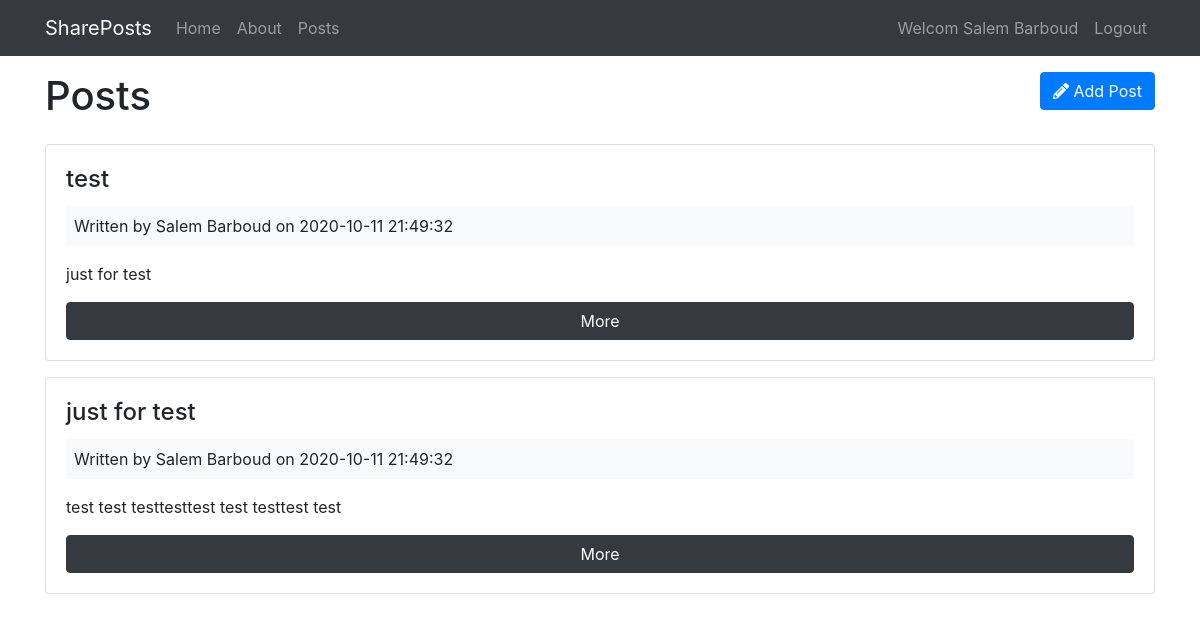
The page /posts (signed in) on the database as committed earlier.
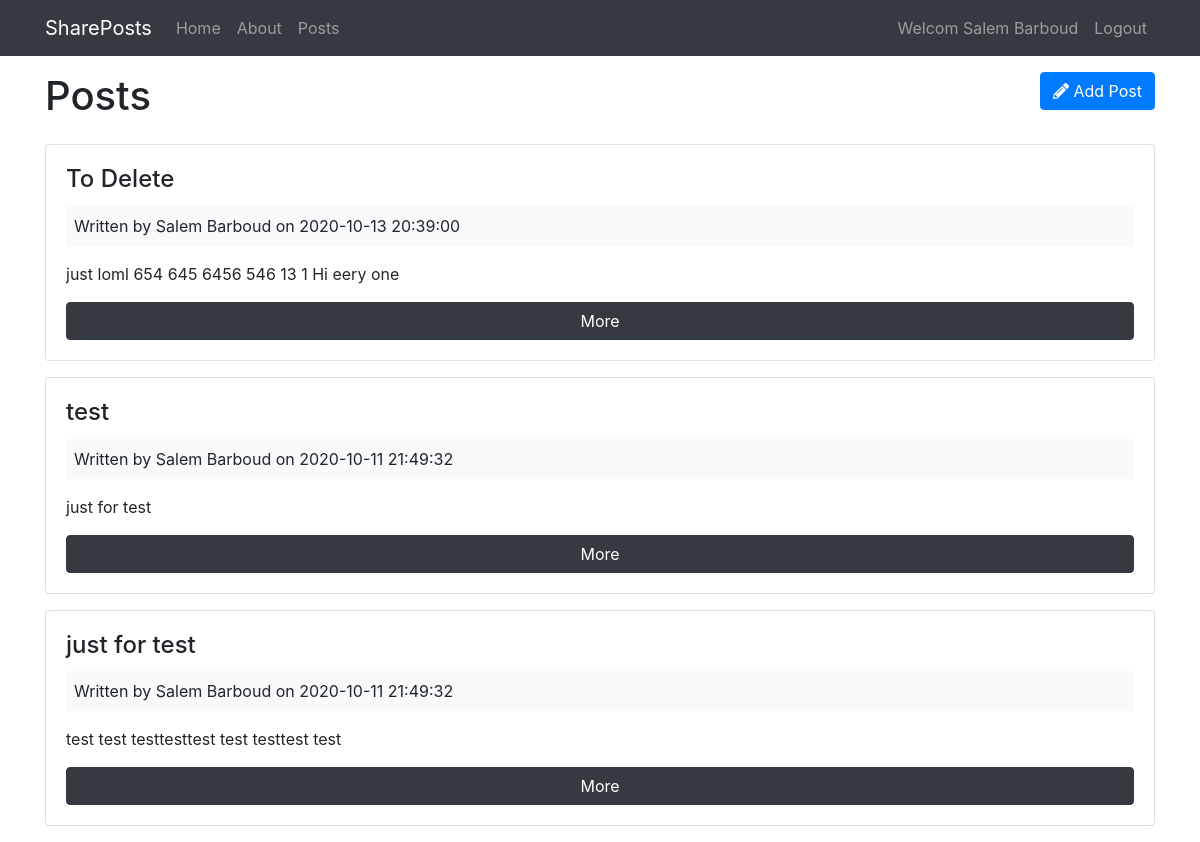
The same page on the database as committed later.
### tables this page shows
CREATE TABLE IF NOT EXISTS `posts` (
  `id` int(11) NOT NULL AUTO_INCREMENT,
  `user_id` int(11) NOT NULL,
  `title` varchar(255) NOT NULL,
  `body` text NOT NULL,
  `created_at` datetime NOT NULL DEFAULT current_timestamp(),
  PRIMARY KEY (`id`)
);

CREATE TABLE IF NOT EXISTS `users` (
  `id` int(11) NOT NULL AUTO_INCREMENT,
  `name` varchar(255) NOT NULL,
  `email` varchar(255) NOT NULL,
  `password` varchar(255) NOT NULL,
  `created_at` datetime NOT NULL DEFAULT current_timestamp(),
  PRIMARY KEY (`id`)
);

### app/controllers/Posts.php (called while the page is built, shortened)
<?php
class Posts extends Controller {
    public function __construct(){
        $this->postModel = $this->model('Post');
    }
    public function index(){
        $posts = $this->postModel->getPosts();
        $data = [
            'posts' => $posts
        ];
        $this->view('posts/index', $data);
    }
}

### app/libraries/Core.php (called while the page is built, shortened)
<?php
class Core{
    protected $currentMethod = 'index';
    public function __construct(){
        $url = $this->geturl();
        if (file_exists('../app/controllers/'.ucwords($url[0]).'.php')){
            unset($url[0]);
        }
        $this->currentController = new $this->currentController;
        $this->params = $url ? array_values($url) : [];
        call_user_func_array([$this->currentController, $this->currentMethod], $this->params);
    }
    public function geturl(){
        if (isset($_GET['url'])){
            $url = rtrim($_GET['url'],'/');
            $url = filter_var($url, FILTER_SANITIZE_URL);
            $url =explode('/',$url);
            return $url;
        }
    }
}

### public/index.php (called while the page is built, shortened)
<?php
$inst = new Core();

### app/libraries/Database.php (called while the page is built, shortened)
<?php
class Database {
    private $host = DB_HOST;
    private $user = DB_USER;
    private $pass = DB_PASS;
    private $dbname = DB_NAME;
    private $dbh;
    private $stmt;
    public function __construct(){
        $dsn = 'mysql:host='.$this->host.';dbname='.$this->dbname;
        $options = array(
            PDO::ATTR_PERSISTENT => true,
            PDO::ATTR_ERRMODE => PDO::ERRMODE_EXCEPTION,
            PDO::MYSQL_ATTR_INIT_COMMAND => 'SET NAMES utf8',
        );
        try{
            $this->dbh = new PDO($dsn, $this->user, $this->pass, $options);
        } catch(PDOException $e){
            $this->error = $e->getMessage();
            echo $this->error;
        }
    }
    public function query($sql){
        $this->stmt = $this->dbh->prepare($sql);
    }
    public function execute(){
        return $this->stmt->execute();
    }
    public function resultSet(){
        $this->execute();
        return $this->stmt->fetchAll(PDO::FETCH_OBJ);
    }
}

### app/models/Post.php (called while the page is built, shortened)
<?php
class Post {
    private $db;
    public function __construct(){
        $this->db = new Database;
    }
    public function getPosts(){
        $this->db->query('SELECT *,
                        posts.id as postId,
                        users.id as userId,
                        posts.created_at as postCreated,
                        users.created_at as userCreated
                        FROM posts
                        INNER JOIN users
                        ON posts.user_id = users.id
                        ORDER BY posts.created_at DESC
                        ');
        $results = $this->db->resultSet();
        return $results;
    }
}

### app/views/posts/index.php (the view, shortened to what this page needs)
<?php require APPROOT . '/views/inc/header.php'; ?>
    <div class="row mb-3">
        <div class="col-md-6">
            <h1>Posts</h1>
        </div>
        <div class="col-md-6">
            <a href="<?php echo URLROOT; ?>/posts/add" class="btn btn-primary float-right">
                <i class="fa fa-pencil-alt"></i> Add Post
            </a>
        </div>
    </div>
<?php foreach($data['posts'] as $post) : ?>
    <div class="card card-body mb-3">
        <h4 class="card-title"><?php echo $post->title; ?></h4>
        <div class="bg-light p-2 mb-3">
            Written by <?php echo $post->name; ?> on <?php echo $post->postCreated; ?>
        </div>
        <p class="card-text"><?php echo $post->body; ?></p>
        <a href="<?php echo URLROOT; ?>/posts/show/<?php echo $post->postId; ?>" class="btn btn-dark">More</a>
    </div>
<?php endforeach; ?>
<?php require APPROOT . '/views/inc/footer.php'; ?>

### app/libraries/Controller.php (shortened to what this page needs)
<?php
class Controller {
    public function view($view, $data = []){
        if (file_exists('../app/views/'.$view.'.php')){
            require_once '../app/views/'.$view.'.php';
        } else{
            die('View '.$view.' is not Existing');
        }
    }
}

### app/views/inc/header.php (shortened to what this page needs)
<!DOCTYPE html>
<html lang="en">
<head>
  <link rel="stylesheet" href="<?php echo URLROOT; ?>/css/bootstrap.min.css">
  <link rel="stylesheet" href="<?php echo URLROOT; ?>/css/all.min.css">
  <link rel="stylesheet" href="<?php echo URLROOT; ?>/css/style.css">
</head>
<body>
<?php require APPROOT . '/views/inc/navbar.php'; ?>
<dir class="container">

### app/views/inc/navbar.php (shortened to what this page needs)
<nav class="navbar navbar-expand-lg navbar-dark bg-dark mb-3">
    <div class="container">
        <a class="navbar-brand" href="<?php echo URLROOT; ?>"><?php echo SITENAME; ?></a>
        <div class="collapse navbar-collapse" id="navbarsExampleDefault">
            <ul class="navbar-nav mr-auto">
                <li class="nav-item">
                    <a class="nav-link" href="<?php echo URLROOT; ?>">Home</a>
                </li>
                <li class="nav-item">
                    <a class="nav-link" href="<?php echo URLROOT; ?>/pages/about">About</a>
                </li>
                <?php if (isset($_SESSION['user_id'])) : ?>
                <li class="nav-item">
                    <a class="nav-link" href="<?php echo URLROOT; ?>/posts">Posts</a>
                </li>
                <?php endif; ?>
            </ul>
            <ul class="navbar-nav ml-auto">
                <?php if (isset($_SESSION['user_id'])) : ?>
                    <li class="nav-item">
                        <a class="nav-link" href="#">Welcom <?php echo $_SESSION['user_name']; ?></a>
                    </li>
                <li class="nav-item">
                    <a class="nav-link" href="<?php echo URLROOT; ?>/users/logout">Logout</a>
                </li>
                <?php endif; ?>
            </ul>
        </div>
    </div>
</nav>

### app/views/inc/footer.php (shortened to what this page needs)
</dir>
</body>
</html>

Rows that differ between the two databases and show on the page:
added posts: title "To Delete", user.name "Salem Barboud", created_at "2020-10-13 20:39:00", body "just loml 654 645 6456 546 13 1 Hi eery one"
